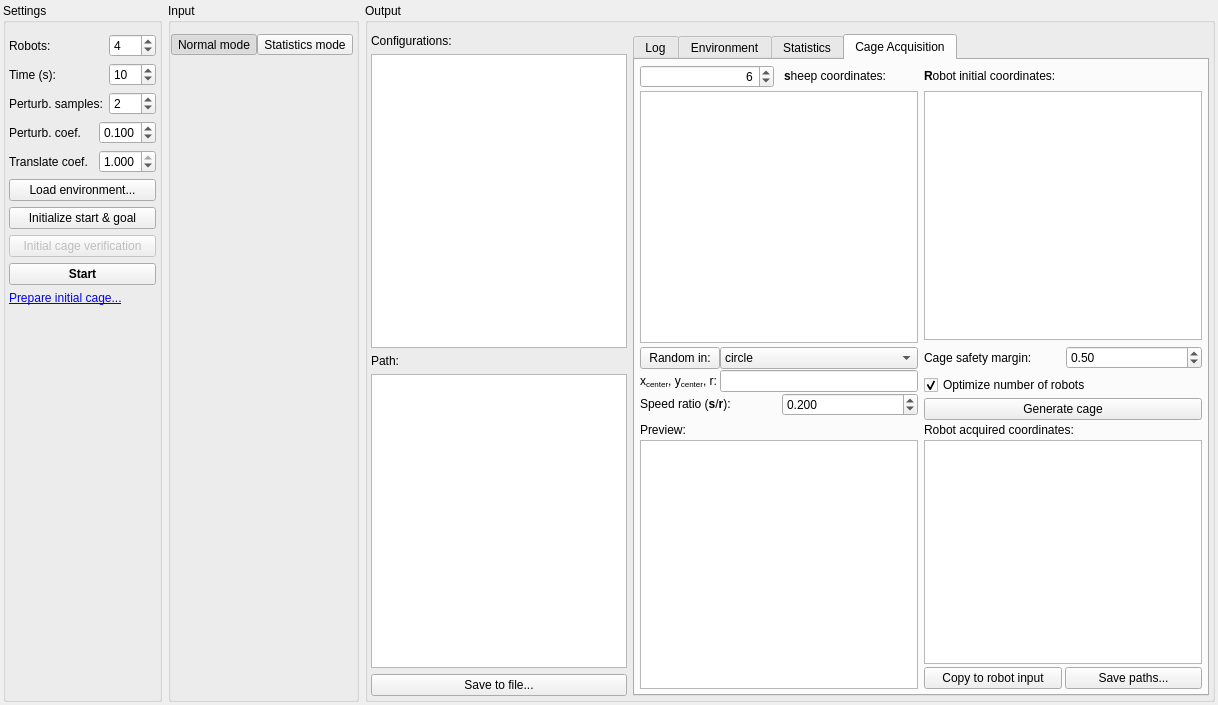
<?xml version="1.0" encoding="UTF-8"?>
<ui version="4.0">
 <class>MainWindow</class>
 <widget class="QMainWindow" name="MainWindow">
  <property name="geometry">
   <rect>
    <x>0</x>
    <y>0</y>
    <width>1218</width>
    <height>705</height>
   </rect>
  </property>
  <property name="sizePolicy">
   <sizepolicy hsizetype="Preferred" vsizetype="Minimum">
    <horstretch>0</horstretch>
    <verstretch>0</verstretch>
   </sizepolicy>
  </property>
  <property name="windowTitle">
   <string>QHerding - Vegetarian version (no sheep, just robots)</string>
  </property>
  <widget class="QWidget" name="centralWidget">
   <layout class="QHBoxLayout" name="horizontalLayout" stretch="0,0,0">
    <property name="leftMargin">
     <number>3</number>
    </property>
    <property name="topMargin">
     <number>3</number>
    </property>
    <property name="rightMargin">
     <number>3</number>
    </property>
    <property name="bottomMargin">
     <number>3</number>
    </property>
    <item>
     <widget class="QGroupBox" name="settingsBox">
      <property name="sizePolicy">
       <sizepolicy hsizetype="Minimum" vsizetype="Preferred">
        <horstretch>1</horstretch>
        <verstretch>0</verstretch>
       </sizepolicy>
      </property>
      <property name="title">
       <string>Settings</string>
      </property>
      <property name="flat">
       <bool>false</bool>
      </property>
      <layout class="QVBoxLayout" name="verticalLayout_3">
       <property name="leftMargin">
        <number>3</number>
       </property>
       <property name="rightMargin">
        <number>3</number>
       </property>
       <item>
        <layout class="QHBoxLayout" name="horizontalLayout_2" stretch="5,1">
         <item>
          <widget class="QLabel" name="static1">
           <property name="text">
            <string>Robots:</string>
           </property>
          </widget>
         </item>
         <item>
          <widget class="QSpinBox" name="nRobotsSpinBox">
           <property name="minimum">
            <number>2</number>
           </property>
           <property name="maximum">
            <number>999</number>
           </property>
           <property name="value">
            <number>4</number>
           </property>
          </widget>
         </item>
        </layout>
       </item>
       <item>
        <layout class="QHBoxLayout" name="horizontalLayout_5" stretch="5,1">
         <item>
          <widget class="QLabel" name="static1_2">
           <property name="text">
            <string>Time (s):</string>
           </property>
          </widget>
         </item>
         <item>
          <widget class="QSpinBox" name="timeSpinButton">
           <property name="minimum">
            <number>1</number>
           </property>
           <property name="maximum">
            <number>999</number>
           </property>
           <property name="value">
            <number>10</number>
           </property>
          </widget>
         </item>
        </layout>
       </item>
       <item>
        <layout class="QHBoxLayout" name="horizontalLayout_7" stretch="0,1">
         <property name="topMargin">
          <number>0</number>
         </property>
         <item>
          <widget class="QLabel" name="label_11">
           <property name="text">
            <string>Perturb. samples:</string>
           </property>
          </widget>
         </item>
         <item>
          <widget class="QSpinBox" name="epsSamplesSpinBox">
           <property name="maximum">
            <number>999</number>
           </property>
           <property name="value">
            <number>2</number>
           </property>
          </widget>
         </item>
        </layout>
       </item>
       <item>
        <layout class="QHBoxLayout" name="horizontalLayout_21" stretch="5,0">
         <property name="topMargin">
          <number>0</number>
         </property>
         <item>
          <widget class="QLabel" name="label_26">
           <property name="text">
            <string>Perturb. coef.</string>
           </property>
          </widget>
         </item>
         <item>
          <widget class="QDoubleSpinBox" name="fractionNearSpinBox">
           <property name="decimals">
            <number>3</number>
           </property>
           <property name="maximum">
            <double>1.000000000000000</double>
           </property>
           <property name="singleStep">
            <double>0.050000000000000</double>
           </property>
           <property name="value">
            <double>0.100000000000000</double>
           </property>
          </widget>
         </item>
        </layout>
       </item>
       <item>
        <layout class="QHBoxLayout" name="horizontalLayout_20" stretch="5,0">
         <property name="topMargin">
          <number>0</number>
         </property>
         <item>
          <widget class="QLabel" name="label_25">
           <property name="text">
            <string>Translate coef.</string>
           </property>
          </widget>
         </item>
         <item>
          <widget class="QDoubleSpinBox" name="fractionFarSpinBox">
           <property name="decimals">
            <number>3</number>
           </property>
           <property name="maximum">
            <double>1.000000000000000</double>
           </property>
           <property name="singleStep">
            <double>0.010000000000000</double>
           </property>
           <property name="value">
            <double>1.000000000000000</double>
           </property>
          </widget>
         </item>
        </layout>
       </item>
       <item>
        <widget class="QPushButton" name="loadEnvButton">
         <property name="text">
          <string>Load environment...</string>
         </property>
        </widget>
       </item>
       <item>
        <widget class="QPushButton" name="initButton">
         <property name="text">
          <string>Initialize start &amp;&amp; goal</string>
         </property>
        </widget>
       </item>
       <item>
        <widget class="QPushButton" name="checkStartButton">
         <property name="enabled">
          <bool>false</bool>
         </property>
         <property name="text">
          <string>Initial cage verification</string>
         </property>
        </widget>
       </item>
       <item>
        <widget class="QPushButton" name="startButton">
         <property name="font">
          <font>
           <weight>75</weight>
           <bold>true</bold>
          </font>
         </property>
         <property name="text">
          <string>Start</string>
         </property>
        </widget>
       </item>
       <item>
        <widget class="QLabel" name="acquireCageLinkLabel">
         <property name="text">
          <string>&lt;html&gt;&lt;head/&gt;&lt;body&gt;&lt;p&gt;&lt;a href=&quot;back in the U.S.S.R.&quot;&gt;&lt;span style=&quot; text-decoration: underline; color:#0000ff;&quot;&gt;Prepare initial cage...&lt;/span&gt;&lt;/a&gt;&lt;/p&gt;&lt;/body&gt;&lt;/html&gt;</string>
         </property>
         <property name="textInteractionFlags">
          <set>Qt::TextBrowserInteraction</set>
         </property>
        </widget>
       </item>
       <item>
        <spacer name="verticalSpacer">
         <property name="orientation">
          <enum>Qt::Vertical</enum>
         </property>
         <property name="sizeHint" stdset="0">
          <size>
           <width>20</width>
           <height>40</height>
          </size>
         </property>
        </spacer>
       </item>
      </layout>
     </widget>
    </item>
    <item>
     <widget class="QGroupBox" name="inputBox">
      <property name="sizePolicy">
       <sizepolicy hsizetype="Minimum" vsizetype="Preferred">
        <horstretch>0</horstretch>
        <verstretch>0</verstretch>
       </sizepolicy>
      </property>
      <property name="title">
       <string>Input</string>
      </property>
      <layout class="QVBoxLayout" name="verticalLayout_5" stretch="0,0">
       <property name="spacing">
        <number>0</number>
       </property>
       <property name="sizeConstraint">
        <enum>QLayout::SetMinimumSize</enum>
       </property>
       <property name="leftMargin">
        <number>0</number>
       </property>
       <property name="rightMargin">
        <number>3</number>
       </property>
       <item>
        <layout class="QHBoxLayout" name="horizontalLayout_6" stretch="1,1">
         <property name="spacing">
          <number>0</number>
         </property>
         <property name="bottomMargin">
          <number>0</number>
         </property>
         <item>
          <widget class="QToolButton" name="normalModeButton">
           <property name="sizePolicy">
            <sizepolicy hsizetype="Preferred" vsizetype="Minimum">
             <horstretch>0</horstretch>
             <verstretch>0</verstretch>
            </sizepolicy>
           </property>
           <property name="text">
            <string>Normal mode</string>
           </property>
           <property name="checkable">
            <bool>true</bool>
           </property>
           <property name="checked">
            <bool>true</bool>
           </property>
           <attribute name="buttonGroup">
            <string notr="true">modeButtonGroup</string>
           </attribute>
          </widget>
         </item>
         <item>
          <widget class="QToolButton" name="statisticsModeButton">
           <property name="sizePolicy">
            <sizepolicy hsizetype="Preferred" vsizetype="Minimum">
             <horstretch>0</horstretch>
             <verstretch>0</verstretch>
            </sizepolicy>
           </property>
           <property name="text">
            <string>Statistics mode</string>
           </property>
           <property name="checkable">
            <bool>true</bool>
           </property>
           <attribute name="buttonGroup">
            <string notr="true">modeButtonGroup</string>
           </attribute>
          </widget>
         </item>
        </layout>
       </item>
       <item>
        <spacer name="verticalSpacer_2">
         <property name="orientation">
          <enum>Qt::Vertical</enum>
         </property>
         <property name="sizeHint" stdset="0">
          <size>
           <width>0</width>
           <height>40</height>
          </size>
         </property>
        </spacer>
       </item>
      </layout>
     </widget>
    </item>
    <item>
     <widget class="QGroupBox" name="outputBox">
      <property name="sizePolicy">
       <sizepolicy hsizetype="Preferred" vsizetype="Preferred">
        <horstretch>100</horstretch>
        <verstretch>0</verstretch>
       </sizepolicy>
      </property>
      <property name="title">
       <string>Output</string>
      </property>
      <layout class="QHBoxLayout" name="horizontalLayout_3" stretch="0,0">
       <property name="leftMargin">
        <number>3</number>
       </property>
       <property name="topMargin">
        <number>11</number>
       </property>
       <property name="rightMargin">
        <number>3</number>
       </property>
       <property name="bottomMargin">
        <number>3</number>
       </property>
       <item>
        <layout class="QVBoxLayout" name="verticalLayout">
         <property name="leftMargin">
          <number>0</number>
         </property>
         <item>
          <widget class="QLabel" name="label">
           <property name="text">
            <string>Configurations:</string>
           </property>
          </widget>
         </item>
         <item>
          <widget class="QListWidget" name="confListWidget">
           <property name="sizePolicy">
            <sizepolicy hsizetype="Preferred" vsizetype="Expanding">
             <horstretch>0</horstretch>
             <verstretch>0</verstretch>
            </sizepolicy>
           </property>
          </widget>
         </item>
         <item>
          <widget class="QLabel" name="static3">
           <property name="enabled">
            <bool>true</bool>
           </property>
           <property name="text">
            <string>Path:</string>
           </property>
          </widget>
         </item>
         <item>
          <widget class="QListWidget" name="pathListWidget">
           <property name="enabled">
            <bool>true</bool>
           </property>
           <property name="sizePolicy">
            <sizepolicy hsizetype="Preferred" vsizetype="Expanding">
             <horstretch>0</horstretch>
             <verstretch>0</verstretch>
            </sizepolicy>
           </property>
          </widget>
         </item>
         <item>
          <widget class="QPushButton" name="savePathToFile">
           <property name="text">
            <string>Save to file...</string>
           </property>
          </widget>
         </item>
        </layout>
       </item>
       <item>
        <widget class="QTabWidget" name="tabWidget">
         <property name="currentIndex">
          <number>3</number>
         </property>
         <widget class="QWidget" name="tab_3">
          <attribute name="title">
           <string>Log</string>
          </attribute>
          <layout class="QVBoxLayout" name="verticalLayout_2">
           <property name="leftMargin">
            <number>5</number>
           </property>
           <property name="topMargin">
            <number>5</number>
           </property>
           <property name="rightMargin">
            <number>5</number>
           </property>
           <property name="bottomMargin">
            <number>5</number>
           </property>
           <item>
            <widget class="QTextEdit" name="logEdit"/>
           </item>
          </layout>
         </widget>
         <widget class="QWidget" name="tab_4">
          <attribute name="title">
           <string>Environment</string>
          </attribute>
          <layout class="QVBoxLayout" name="verticalLayout_16">
           <property name="leftMargin">
            <number>5</number>
           </property>
           <property name="topMargin">
            <number>5</number>
           </property>
           <property name="rightMargin">
            <number>5</number>
           </property>
           <property name="bottomMargin">
            <number>5</number>
           </property>
           <item>
            <widget class="QGraphicsView" name="canvasView">
             <property name="sizePolicy">
              <sizepolicy hsizetype="Expanding" vsizetype="Expanding">
               <horstretch>0</horstretch>
               <verstretch>0</verstretch>
              </sizepolicy>
             </property>
            </widget>
           </item>
           <item>
            <layout class="QHBoxLayout" name="horizontalLayout_9">
             <property name="topMargin">
              <number>0</number>
             </property>
             <item>
              <widget class="QCheckBox" name="showStartCheckBox">
               <property name="sizePolicy">
                <sizepolicy hsizetype="Minimum" vsizetype="Fixed">
                 <horstretch>0</horstretch>
                 <verstretch>0</verstretch>
                </sizepolicy>
               </property>
               <property name="text">
                <string>Start</string>
               </property>
               <property name="checked">
                <bool>true</bool>
               </property>
              </widget>
             </item>
             <item>
              <widget class="QCheckBox" name="showGoalCheckBox">
               <property name="text">
                <string>Goal</string>
               </property>
               <property name="checked">
                <bool>true</bool>
               </property>
              </widget>
             </item>
             <item>
              <widget class="QCheckBox" name="showConfCheckBox">
               <property name="text">
                <string>Configuration</string>
               </property>
               <property name="checked">
                <bool>true</bool>
               </property>
              </widget>
             </item>
             <item>
              <widget class="QCheckBox" name="showPathConfCheckBox">
               <property name="text">
                <string>Path</string>
               </property>
               <property name="checked">
                <bool>true</bool>
               </property>
              </widget>
             </item>
            </layout>
           </item>
           <item>
            <layout class="QHBoxLayout" name="horizontalLayout_12">
             <property name="topMargin">
              <number>0</number>
             </property>
             <item>
              <widget class="QCheckBox" name="showObstaclesCheckBox">
               <property name="sizePolicy">
                <sizepolicy hsizetype="Minimum" vsizetype="Fixed">
                 <horstretch>0</horstretch>
                 <verstretch>0</verstretch>
                </sizepolicy>
               </property>
               <property name="text">
                <string>Obstacles</string>
               </property>
               <property name="checked">
                <bool>true</bool>
               </property>
              </widget>
             </item>
             <item>
              <widget class="QCheckBox" name="showFieldCheckBox">
               <property name="text">
                <string>Potential field</string>
               </property>
               <property name="checked">
                <bool>true</bool>
               </property>
              </widget>
             </item>
             <item>
              <widget class="QSlider" name="fieldOpacitySlider">
               <property name="maximum">
                <number>100</number>
               </property>
               <property name="singleStep">
                <number>1</number>
               </property>
               <property name="value">
                <number>50</number>
               </property>
               <property name="orientation">
                <enum>Qt::Horizontal</enum>
               </property>
              </widget>
             </item>
            </layout>
           </item>
           <item>
            <layout class="QHBoxLayout" name="horizontalLayout_8">
             <property name="topMargin">
              <number>0</number>
             </property>
             <item>
              <widget class="QLabel" name="label_12">
               <property name="text">
                <string>Scale:</string>
               </property>
              </widget>
             </item>
             <item>
              <widget class="QDoubleSpinBox" name="scaleSpinBox">
               <property name="decimals">
                <number>1</number>
               </property>
               <property name="minimum">
                <double>0.100000000000000</double>
               </property>
               <property name="singleStep">
                <double>0.100000000000000</double>
               </property>
               <property name="value">
                <double>3.000000000000000</double>
               </property>
              </widget>
             </item>
            </layout>
           </item>
          </layout>
         </widget>
         <widget class="QWidget" name="tab">
          <property name="accessibleName">
           <string/>
          </property>
          <attribute name="title">
           <string>Statistics</string>
          </attribute>
          <layout class="QVBoxLayout" name="verticalLayout_4">
           <property name="spacing">
            <number>3</number>
           </property>
           <property name="leftMargin">
            <number>5</number>
           </property>
           <property name="topMargin">
            <number>5</number>
           </property>
           <property name="rightMargin">
            <number>5</number>
           </property>
           <property name="bottomMargin">
            <number>5</number>
           </property>
           <item>
            <widget class="QTableWidget" name="statTable"/>
           </item>
           <item>
            <widget class="QPushButton" name="copyStatsButton">
             <property name="text">
              <string>Copy table contents to the clipboard</string>
             </property>
            </widget>
           </item>
          </layout>
         </widget>
         <widget class="QWidget" name="tab_2">
          <attribute name="title">
           <string>Cage Acquisition</string>
          </attribute>
          <layout class="QGridLayout" name="gridLayout_2" columnstretch="1,1" columnminimumwidth="1,1">
           <property name="leftMargin">
            <number>5</number>
           </property>
           <property name="topMargin">
            <number>5</number>
           </property>
           <property name="rightMargin">
            <number>5</number>
           </property>
           <property name="bottomMargin">
            <number>5</number>
           </property>
           <property name="verticalSpacing">
            <number>3</number>
           </property>
           <item row="3" column="0" rowspan="2">
            <layout class="QGridLayout" name="gridLayout" columnstretch="0,0">
             <property name="spacing">
              <number>0</number>
             </property>
             <item row="0" column="0">
              <widget class="QPushButton" name="randomizeSheepPlanButton">
               <property name="text">
                <string>Random in:</string>
               </property>
              </widget>
             </item>
             <item row="0" column="1">
              <widget class="QComboBox" name="sheepRandomizerModeComboBox">
               <item>
                <property name="text">
                 <string>circle</string>
                </property>
               </item>
               <item>
                <property name="text">
                 <string>box</string>
                </property>
               </item>
              </widget>
             </item>
             <item row="2" column="1">
              <widget class="QLineEdit" name="sheepRandomizerEdit"/>
             </item>
             <item row="2" column="0">
              <widget class="QLabel" name="sheepModeLabel">
               <property name="text">
                <string>&lt;html&gt;&lt;head/&gt;&lt;body&gt;&lt;p&gt;&lt;span style=&quot; font-size:9pt;&quot;&gt;x&lt;/span&gt;&lt;span style=&quot; font-size:9pt; vertical-align:sub;&quot;&gt;center&lt;/span&gt;&lt;span style=&quot; font-size:9pt;&quot;&gt;, y&lt;/span&gt;&lt;span style=&quot; font-size:9pt; vertical-align:sub;&quot;&gt;center&lt;/span&gt;&lt;span style=&quot; font-size:9pt;&quot;&gt;, r:&lt;/span&gt;&lt;/p&gt;&lt;/body&gt;&lt;/html&gt;</string>
               </property>
              </widget>
             </item>
             <item row="3" column="0" colspan="2">
              <layout class="QHBoxLayout" name="horizontalLayout_13">
               <item>
                <widget class="QLabel" name="label_6">
                 <property name="text">
                  <string>Speed ratio (&lt;b&gt;s&lt;/b&gt;/&lt;b&gt;r&lt;/b&gt;):</string>
                 </property>
                </widget>
               </item>
               <item>
                <widget class="QDoubleSpinBox" name="speedRatioSpinBox">
                 <property name="suffix">
                  <string/>
                 </property>
                 <property name="decimals">
                  <number>3</number>
                 </property>
                 <property name="maximum">
                  <double>1.000000000000000</double>
                 </property>
                 <property name="singleStep">
                  <double>0.010000000000000</double>
                 </property>
                 <property name="value">
                  <double>0.200000000000000</double>
                 </property>
                </widget>
               </item>
              </layout>
             </item>
            </layout>
           </item>
           <item row="0" column="0">
            <layout class="QHBoxLayout" name="horizontalLayout_11">
             <property name="spacing">
              <number>10</number>
             </property>
             <item>
              <widget class="QSpinBox" name="sheepCountSpinBox">
               <property name="alignment">
                <set>Qt::AlignRight|Qt::AlignTrailing|Qt::AlignVCenter</set>
               </property>
               <property name="buttonSymbols">
                <enum>QAbstractSpinBox::UpDownArrows</enum>
               </property>
               <property name="minimum">
                <number>1</number>
               </property>
               <property name="value">
                <number>6</number>
               </property>
              </widget>
             </item>
             <item>
              <widget class="QLabel" name="label_2">
               <property name="text">
                <string>&lt;b&gt;s&lt;/b&gt;heep coordinates:</string>
               </property>
              </widget>
             </item>
            </layout>
           </item>
           <item row="4" column="1">
            <widget class="QPushButton" name="cageAcquisitionButton">
             <property name="text">
              <string>Generate cage</string>
             </property>
            </widget>
           </item>
           <item row="1" column="1">
            <widget class="QPlainTextEdit" name="cagePlanRobotCoordEdit"/>
           </item>
           <item row="0" column="1">
            <widget class="QLabel" name="label_3">
             <property name="text">
              <string>&lt;b&gt;R&lt;/b&gt;obot initial coordinates:</string>
             </property>
            </widget>
           </item>
           <item row="5" column="1">
            <widget class="QLabel" name="label_5">
             <property name="text">
              <string>Robot acquired coordinates:</string>
             </property>
            </widget>
           </item>
           <item row="5" column="0">
            <widget class="QLabel" name="label_4">
             <property name="text">
              <string>Preview:</string>
             </property>
            </widget>
           </item>
           <item row="6" column="1">
            <layout class="QVBoxLayout" name="verticalLayout_10">
             <property name="spacing">
              <number>3</number>
             </property>
             <item>
              <widget class="QPlainTextEdit" name="cageResultRobotCoordEdit"/>
             </item>
             <item>
              <layout class="QHBoxLayout" name="horizontalLayout_4">
               <property name="spacing">
                <number>3</number>
               </property>
               <item>
                <widget class="QPushButton" name="copyAcquiredCageToInputButton">
                 <property name="text">
                  <string>Copy to robot input</string>
                 </property>
                </widget>
               </item>
               <item>
                <widget class="QPushButton" name="saveCageAcquisitionPaths">
                 <property name="text">
                  <string>Save paths...</string>
                 </property>
                </widget>
               </item>
              </layout>
             </item>
            </layout>
           </item>
           <item row="1" column="0" rowspan="2">
            <widget class="QPlainTextEdit" name="cagePlanSheepCoordEdit"/>
           </item>
           <item row="6" column="0">
            <widget class="QGraphicsView" name="canvasPreview">
             <property name="sizePolicy">
              <sizepolicy hsizetype="Expanding" vsizetype="Expanding">
               <horstretch>0</horstretch>
               <verstretch>0</verstretch>
              </sizepolicy>
             </property>
            </widget>
           </item>
           <item row="3" column="1">
            <layout class="QVBoxLayout" name="verticalLayout_6">
             <item>
              <layout class="QHBoxLayout" name="horizontalLayout_14">
               <item>
                <widget class="QLabel" name="label_7">
                 <property name="text">
                  <string>Cage safety margin:</string>
                 </property>
                </widget>
               </item>
               <item>
                <widget class="QDoubleSpinBox" name="cageSafetyMarginSpinBox">
                 <property name="suffix">
                  <string/>
                 </property>
                 <property name="decimals">
                  <number>2</number>
                 </property>
                 <property name="maximum">
                  <double>1000.000000000000000</double>
                 </property>
                 <property name="singleStep">
                  <double>0.100000000000000</double>
                 </property>
                 <property name="value">
                  <double>0.500000000000000</double>
                 </property>
                </widget>
               </item>
              </layout>
             </item>
             <item>
              <widget class="QCheckBox" name="optimizeRobotNumberCheck">
               <property name="text">
                <string>Optimize number of robots</string>
               </property>
               <property name="checked">
                <bool>true</bool>
               </property>
              </widget>
             </item>
            </layout>
           </item>
          </layout>
         </widget>
        </widget>
       </item>
      </layout>
     </widget>
    </item>
   </layout>
  </widget>
 </widget>
 <layoutdefault spacing="6" margin="11"/>
 <resources/>
 <connections/>
 <buttongroups>
  <buttongroup name="modeButtonGroup"/>
 </buttongroups>
</ui>
